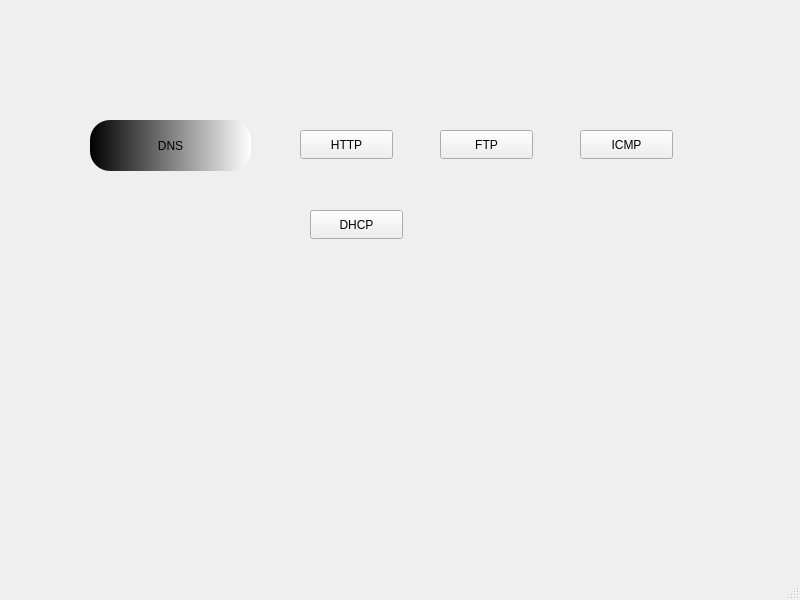
<?xml version="1.0" encoding="UTF-8"?>
<ui version="4.0">
 <class>MainWindow</class>
 <widget class="QMainWindow" name="MainWindow">
  <property name="geometry">
   <rect>
    <x>0</x>
    <y>0</y>
    <width>800</width>
    <height>600</height>
   </rect>
  </property>
  <property name="windowTitle">
   <string>MainWindow</string>
  </property>
  <widget class="QWidget" name="centralwidget">
   <widget class="QWidget" name="widget" native="true">
    <property name="geometry">
     <rect>
      <x>20</x>
      <y>0</y>
      <width>721</width>
      <height>481</height>
     </rect>
    </property>
    <widget class="QPushButton" name="ICMP">
     <property name="geometry">
      <rect>
       <x>70</x>
       <y>120</y>
       <width>161</width>
       <height>51</height>
      </rect>
     </property>
     <property name="styleSheet">
      <string notr="true">background-color: qlineargradient(spread:pad, x1:0, y1:0, x2:1, y2:0, stop:0 rgba(0, 0, 0, 255), stop:1 rgba(255, 255, 255, 255));
border-radius:20;</string>
     </property>
     <property name="text">
      <string>DNS</string>
     </property>
    </widget>
    <widget class="QPushButton" name="pushButton">
     <property name="geometry">
      <rect>
       <x>280</x>
       <y>130</y>
       <width>93</width>
       <height>29</height>
      </rect>
     </property>
     <property name="text">
      <string>HTTP</string>
     </property>
    </widget>
    <widget class="QPushButton" name="pushButton_2">
     <property name="geometry">
      <rect>
       <x>420</x>
       <y>130</y>
       <width>93</width>
       <height>29</height>
      </rect>
     </property>
     <property name="text">
      <string>FTP</string>
     </property>
    </widget>
    <widget class="QPushButton" name="pushButton_3">
     <property name="geometry">
      <rect>
       <x>560</x>
       <y>130</y>
       <width>93</width>
       <height>29</height>
      </rect>
     </property>
     <property name="text">
      <string>ICMP</string>
     </property>
    </widget>
    <widget class="QPushButton" name="pushButton_4">
     <property name="geometry">
      <rect>
       <x>290</x>
       <y>210</y>
       <width>93</width>
       <height>29</height>
      </rect>
     </property>
     <property name="text">
      <string>DHCP</string>
     </property>
    </widget>
   </widget>
  </widget>
  <widget class="QMenuBar" name="menubar">
   <property name="geometry">
    <rect>
     <x>0</x>
     <y>0</y>
     <width>800</width>
     <height>26</height>
    </rect>
   </property>
  </widget>
  <widget class="QStatusBar" name="statusbar"/>
 </widget>
 <resources/>
 <connections/>
</ui>
